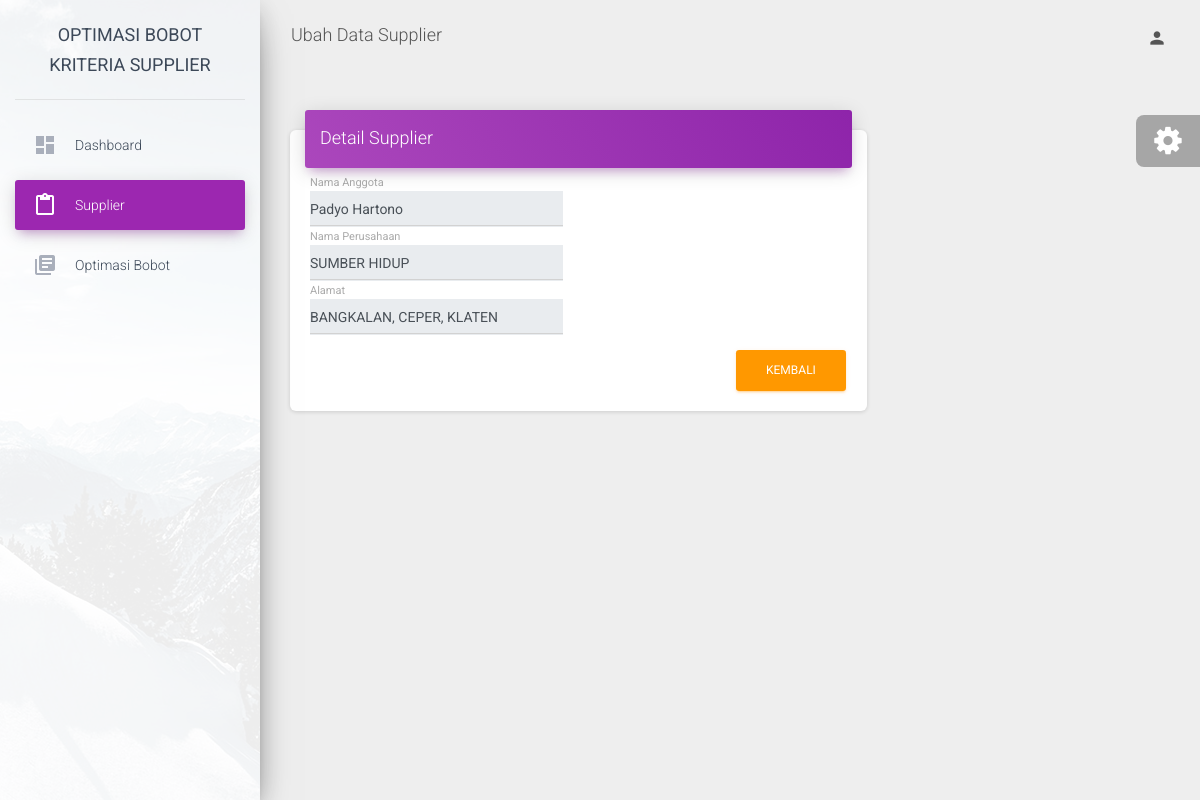
/welcome/update_supplier/23, run on the app's committed database.
### tables this page shows
CREATE TABLE `tb_supplier` (
  `id_anggota` int(11) NOT NULL,
  `nama_anggota` varchar(255) NOT NULL,
  `nama_perusahaan` varchar(255) NOT NULL,
  `alamat` text NOT NULL
);

### application/controllers/Welcome.php (called while the page is built, shortened)
<?php
class Welcome extends CI_Controller
{
	public function __construct()
	{
		$this->load->model("supplier_model");
		$this->load->model("bobot_model");
		$this->load->model("user_model");
		$this->load->library('form_validation');
	}
	public function update_supplier($id)
	{
		$data['title']		= 'Ubah Data Supplier';
		$data['nav']		= '3';
		$data['supplier']	= $this->db->get_where('tb_supplier', ['id_anggota' => $id])->row_array();
		$this->load->view('_partials/head', $data);
		$this->load->view('_partials/sidebar', $data);
		$this->load->view('_partials/topbar', $data);
		$this->load->view('update_supplier', $data);
		$this->load->view('_partials/foot', $data);
	}
}

### index.php (called while the page is built, shortened)
<?php
require_once BASEPATH.'core/CodeIgniter.php';

### application/views/update_supplier.php (the view, shortened to what this page needs)
            <div class="content">
                <div class="container-fluid">
                    <div class="row">
                        <div class="col-md-8">
                            <div class="card">
                                <div class="card-header card-header-primary">
                                    <h4 class="card-title">Detail Supplier</h4>
                                </div>
                                <div class="card-body">
                                    <form method="post" action="<?= base_url('welcome/edit_supplier') ?>">
                                        <div class="row">
                                            <div class="col-md-6">
                                                <div class="form-group">
                                                    <label class="bmd-label-floating">Nama Anggota</label>
                                                    <?php if (isset($_SESSION['email']) && $_SESSION['role_id'] == 1) : ?>
                                                        <input type="text" name="nama_anggota" class="form-control" value="<?= $supplier['nama_anggota']; ?>">
                                                    <?php else : ?>
                                                        <input type="text" name="nama_anggota" class="form-control" value="<?= $supplier['nama_anggota']; ?>" readonly>
                                                    <?php endif; ?>
                                                </div>
                                            </div>
                                        </div>
                                        <div class="row">
                                            <div class="col-md-6">
                                                <div class="form-group">
                                                    <label class="bmd-label-floating">Nama Perusahaan</label>
                                                    <?php if (isset($_SESSION['email']) && $_SESSION['role_id'] == 1) : ?>
                                                        <input type="text" name="nama_perusahaan" class="form-control" value="<?= $supplier['nama_perusahaan']; ?>">
                                                    <?php else : ?>
                                                        <input type="text" name="nama_perusahaan" class="form-control" value="<?= $supplier['nama_perusahaan']; ?>" readonly>
                                                    <?php endif; ?>
                                                </div>
                                            </div>
                                        </div>
                                        <div class="row">
                                            <div class="col-md-6">
                                                <div class="form-group">
                                                    <label class="bmd-label-floating">Alamat</label>
                                                    <?php if (isset($_SESSION['email']) && $_SESSION['role_id'] == 1) : ?>
                                                        <input type="text" name="alamat" class="form-control" value="<?= $supplier['alamat']; ?>">
                                                    <?php else : ?>
                                                        <input type="text" name="alamat" class="form-control" value="<?= $supplier['alamat']; ?>" readonly>
                                                    <?php endif; ?>
                                                </div>
                                            </div>
                                        </div>
                                        <?php if (isset($_SESSION['email']) && $_SESSION['role_id'] == 1) : ?>
                                        <button type="button" class="btn btn-danger pull-right"  data-toggle="modal" data-target="#yakinhapus">HAPUS</button>
                                        <button type="submit" class="btn btn-primary pull-right">EDIT</button>
                                        <a class="btn btn-success pull-right" href="<?= base_url()?>welcome/bobot_supplier/<?=$supplier['id_anggota']?>">BOBOT</a>
                                        <a class="btn btn-warning" href="<?= base_url('welcome/supplier') ?>">KEMBALI</a>
                                        <div class="clearfix"></div>
                                        <?php else : ?>
                                            <a class="btn btn-warning pull-right" href="<?= base_url('welcome/supplier') ?>">KEMBALI</a>
                                        <?php endif; ?>
                                    </form>
</div>
                                </div>
                            </div>
                        </div>
                    </div>
                </div>
            </div>
            </div>

### data on the page
tb_supplier: nama_anggota "Padyo Hartono", nama_perusahaan "SUMBER HIDUP", alamat "BANGKALAN, CEPER, KLATEN"

### other printed values
$title "Ubah Data Supplier"
